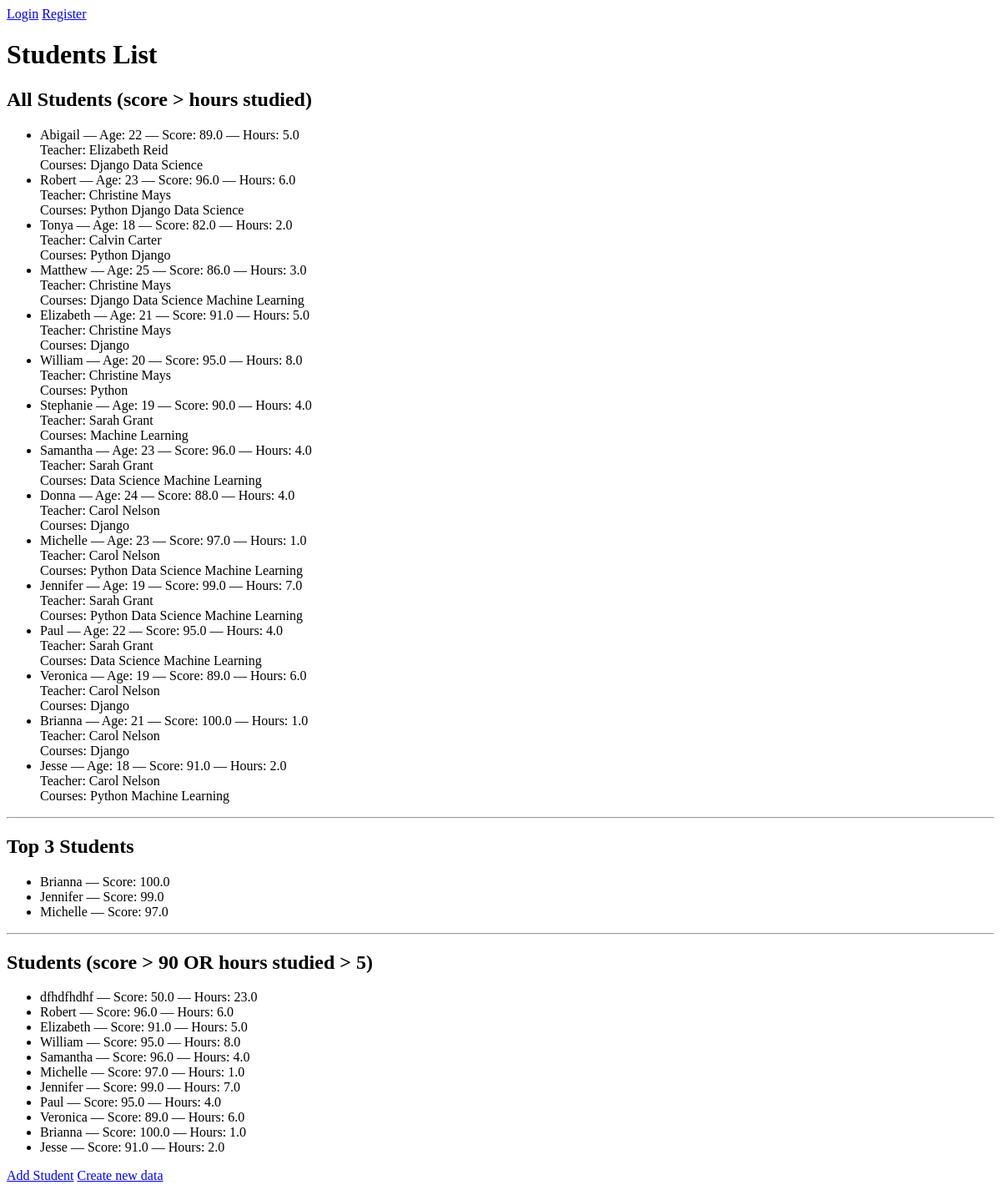
/students/, run on an earlier commit of the app's database.
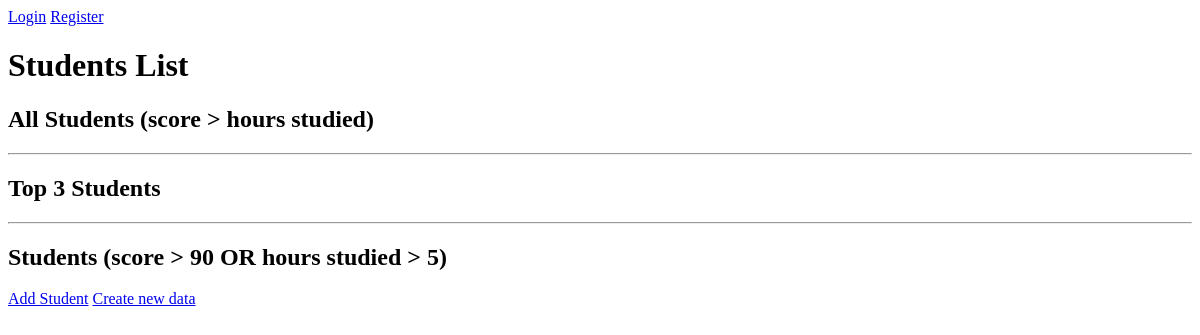
And on a later commit of the database.
### students/models.py (models this page shows, shortened)
class Student(models.Model):
   name = models.CharField(max_length=100)
   age = models.IntegerField()
   score = models.FloatField()
   hours_study = models.FloatField()
   teacher = models.ForeignKey(Teacher, on_delete=models.CASCADE, related_name="students", null=True, blank=True)
   courses = models.ManyToManyField(Course, related_name="students")

class Teacher(models.Model):
   name = models.CharField(max_length=100)
   experience_years = models.IntegerField()

class Course(models.Model):
   title = models.CharField(max_length=100)
   difficulty = models.IntegerField()

### students/views.py (the view)
# urls.py: path('', StudentListView.as_view(), name="student_list"),
class StudentListView(ListView):
   model = Student
   template_name = "list.html"
   context_object_name = "students"
   def get_queryset(self):
       return Student.objects.select_related(
           "teacher"
       ).prefetch_related(
           "courses"
       ).filter(
           score__gt=80
       )
   def get_context_data(self, **kwargs):
       context = super().get_context_data(**kwargs)
       context["top3"] = Student.objects.order_by("-score")[:3]
       context["q_filtered"] = Student.objects.filter(
           Q(score__gt=90) | Q(hours_study__gt=5)
       )
       return context

### templates/list.html (shortened to what this page needs)
{% extends 'base.html' %}
{% block content %}
    <h1>Students List</h1>
    <h2>All Students (score > hours studied)</h2>
    <ul>
     {% for student in students %}
       <li>
         {{ student.name }} — Age: {{ student.age }} — Score: {{ student.score }} — Hours: {{ student.hours_study }}<br>
         Teacher: {{ student.teacher.name }}<br>
         Courses: {% for c in student.courses.all %} {{ c.title }} {% endfor %}
       </li>
     {% endfor %}
    </ul>
    <hr>
    <h2>Top 3 Students</h2>
    <ul>
     {% for student in top3 %}
       <li>{{ student.name }} — Score: {{ student.score }}</li>
     {% endfor %}
    </ul>
    <hr>
    <h2>Students (score > 90 OR hours studied > 5)</h2>
    <ul>
     {% for student in q_filtered %}
       <li>{{ student.name }} — Score: {{ student.score }} — Hours: {{ student.hours_study }}</li>
     {% endfor %}
    </ul>
    <a href="{% url 'student_add' %}">Add Student</a>
    <a href="{% url 'load_test_data' %}">Create new data</a>
{% endblock %}

### templates/base.html (shortened to what this page needs)
<!doctype html>
<html lang="en">
<head>
</head>
<body>
    {% if user.is_authenticated %}
        Hello, {{ user.username }}
        <a href="{% url 'dashboard' %}">Dashboard</a>
        <a href="{% url 'profile' %}">Profile</a>
        <form method="post" action="{% url 'logout' %}">
            {% csrf_token %}
            <button type="submit">Logout</button>
        </form>
    {% else %}
        <a href="{% url 'login' %}">Login</a>
        <a href="{% url 'register' %}">Register</a>
    {% endif %}
    {% block content %} {% endblock %}
</body>
</html>

What changed in the data, as far as the page shows it:
removed Student: name "Abigail", age "22", score "89.0", hours_study "5.0", teacher.name "Elizabeth Reid", shown under "All Students (score > hours studied)"
removed Course: title "Django"
removed Course: title "Data Science"
removed Student: name "Robert", age "23", score "96.0", hours_study "6.0", teacher.name "Christine Mays"
removed Course: title "Python"
removed Student: name "Tonya", age "18", score "82.0", hours_study "2.0", teacher.name "Calvin Carter", shown under "All Students (score > hours studied)"
removed Student: name "Matthew", age "25", score "86.0", hours_study "3.0", teacher.name "Christine Mays", shown under "All Students (score > hours studied)"
removed Course: title "Machine Learning", shown under "Matthew"
removed Student: name "Elizabeth", age "21", score "91.0", hours_study "5.0", teacher.name "Christine Mays"
removed Student: name "William", age "20", score "95.0", hours_study "8.0", teacher.name "Christine Mays"
removed Student: name "Stephanie", age "19", score "90.0", hours_study "4.0", teacher.name "Sarah Grant", shown under "All Students (score > hours studied)"
removed Course: title "Machine Learning"
removed Student: name "Samantha", age "23", score "96.0", hours_study "4.0", teacher.name "Sarah Grant"
removed Course: title "Data Science"
removed Student: name "Donna", age "24", score "88.0", hours_study "4.0", teacher.name "Carol Nelson", shown under "All Students (score > hours studied)"
removed Course: title "Django"
removed Student: name "Michelle", age "23", score "97.0", hours_study "1.0", teacher.name "Carol Nelson"
removed Course: title "Python"
removed Student: name "Jennifer", age "19", score "99.0", hours_study "7.0", teacher.name "Sarah Grant"
removed Student: name "Paul", age "22", score "95.0", hours_study "4.0", teacher.name "Sarah Grant"
removed Student: name "Veronica", age "19", score "89.0", hours_study "6.0", teacher.name "Carol Nelson"
removed Student: name "Brianna", age "21", score "100.0", hours_study "1.0", teacher.name "Carol Nelson"
removed Student: name "Jesse", age "18", score "91.0", hours_study "2.0", teacher.name "Carol Nelson"
removed Student: name "dfhdfhdhf", score "50.0", hours_study "23.0", shown under "Students (score > 90 OR hours studied > 5)"
